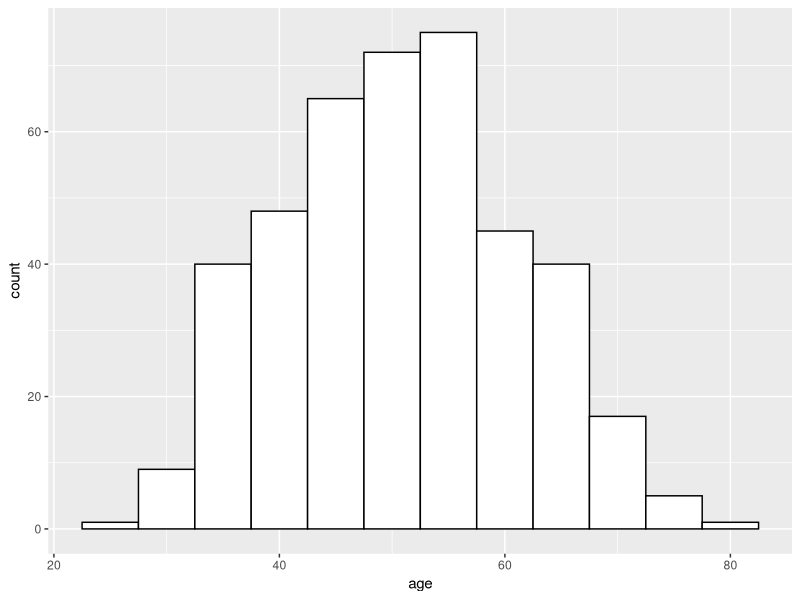
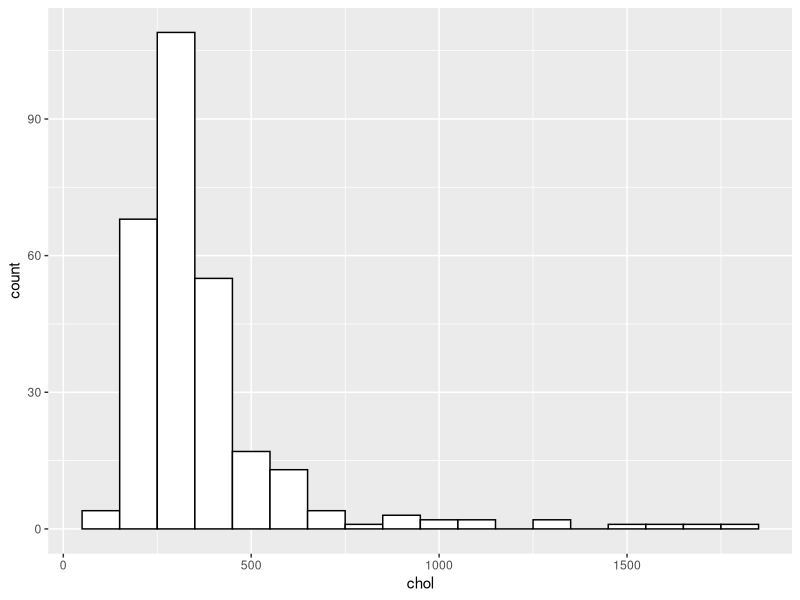
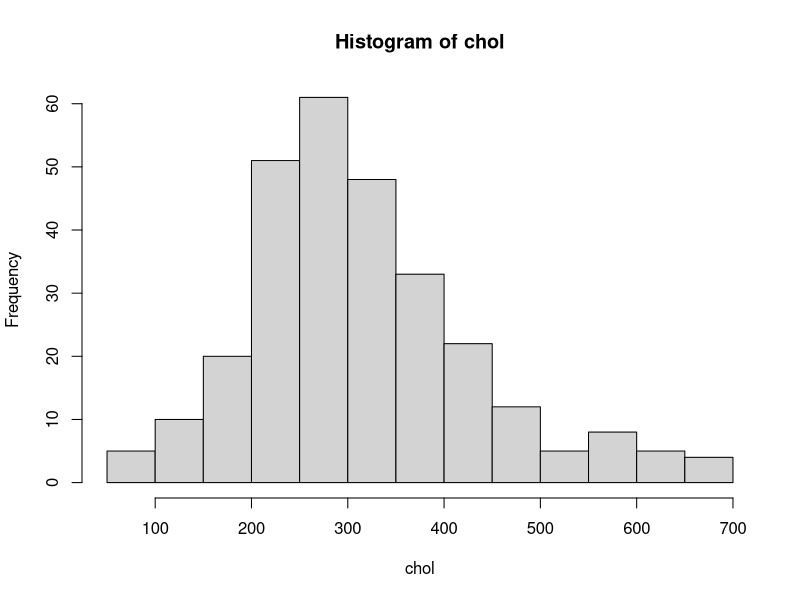

Here is the R script that generated these plots, in order:
## ---- chunk 1
knitr::opts_chunk$set(message=FALSE, fig.align = 'center')
## ---- chunk 2
library(tidyverse)

read.csv("pbc.tsv", sep = "\t")
## ---- chunk 3
data = matrix(c(80, 40, 40, 50), ncol=2, nrow=2)
colnames(data)= c("pancreatic cancer", "no pancreatic cancer")
row.names(data)= c("smoker", "no smokers")
data
## ---- chunk 4
is_smoker = (80+40)/sum(data)
has_pancreatic_cancer = (80+40)/sum(data)
smoker_and_cancer = 80 / sum(data)
is_smoker + has_pancreatic_cancer - smoker_and_cancer
## ---- chunk 5
    abs(180-150) / sqrt(36)
## ---- chunk 6
    round(abs(140-150) / sqrt(36), digits = 2)
## ---- chunk 7
    sprintf("%g cm", 150 - (1.4 * sqrt(36)))
## ---- chunk 8
    x = 1.96 * sqrt(36)
    sprintf("The tallest is %g cm", 150 + x)
    sprintf("The shortest is %g cm", 150 - x)
## ---- chunk 9
    random_pop = rnorm(n = 4000, mean = 150, sd = 6)
    sum(150-x < random_pop & random_pop < 150+x) / length(random_pop)
## ---- chunk 10
    sprintf("shortest : %g, tallest : %g", 
            quantile(rnorm(4000, 150, 6), 0.025),
            quantile(rnorm(4000, 150, 6), 0.975))
## ---- chunk 11
height <- function(height) {
  x <- (height - 150) / sqrt(36)
  y <- 0
  z <- 0
  if (height > 150) {
    y <- "above"
  } else {
    y <- "below"
  }
  if (x > 1) {
    z <- "very tall"
  } else if (x > 0) {
    z <- "slightly taller than average"
  } else if (x > -1) {
    z <- "slightly shorter than average"
  } else {
    z <- "very short"
  }
  sprintf("The individual is %.2f SDs %s average height. In other words, this person is %s.", abs(x), y, z)
}
## ---- chunk 12
patients <- c(50,30,20,10,10)
lesions <- c(0,1,2,3,4)

s <- 0
for (i in 1:5){
  s <- s + (patients[i]*lesions[i])
  ans <- s / sum(patients)
}
sprintf("The mean is %.2f", ans)

## ---- chunk 13
pbc <- read.csv("pbc.tsv", sep = "\t")
## ---- chunk 14
    ggplot(data = pbc, aes(age))+
      geom_histogram(color = 'black',
                     fill = 'white',
                     binwidth = 5)

## ---- chunk 15
    summary(pbc$age)
## ---- chunk 16
    ggplot(data = pbc, aes(chol))+
       geom_histogram(color = 'black',
                     fill = 'white',
                     binwidth = 100)

## ---- chunk 17
summary(pbc$chol)
## ---- chunk 18
chol <- na.omit(pbc[["chol"]])
for (i in 1:length(chol)){
  if (chol[i] > 800){
    chol[i] = chol[i] / 10
  }
}
hist(chol)
## ---- chunk 19
summary(chol)
## ---- chunk 20
    a <- c()
    for (i in 1:nrow(pbc)){
      a[i] <- abs(pbc$bili[i] - mean(pbc$bili))
    }
    median(a)

## ---- chunk 21
    nrow(pbc %>%
           filter(sex == "m" & edema == 1)) / 
      nrow(pbc %>%
             filter(sex == "m"))
## ---- chunk 22

    x = nrow(pbc %>%
               filter(sex == "f" &trt == 1)) / 
      nrow(pbc %>% 
             filter(sex == "f"))
    sprintf("The probability of being on D-penicillamine given that you are     female is %.2f", x)


## ---- chunk 23
# P(F)
P_f <- nrow(pbc %>% filter(sex == "f")) /
      nrow(pbc)
# P(D)
P_d <- nrow(pbc %>% filter(trt == 1)) /
      nrow(pbc)
# P(F and D)
P_fd <- nrow(pbc %>% filter(sex == "f" & trt == 1)) /
      nrow(pbc)

P_f * P_d - P_fd
## ---- chunk 24
Qf <- nrow(pbc[pbc$age>50,]) / nrow(pbc)
sprintf("The probability of being older than 50 is %.2f", Qf)
## ---- chunk 25
    g <- nrow(pbc %>%
                filter(ascites == 1)) / nrow(pbc)
    sprintf("The probability of a patient having ascites is %.4f", g)
## ---- chunk 26
    Q_i <- nrow(pbc %>%
              filter(copper > 200 & platelet > 400)) / nrow(pbc)
    sprintf("The probability of having a albumin level above 200 and            platelet count above 400 is %.4f", Q_i)
## ---- chunk 27
# P(S)
P_s <- nrow(pbc %>% filter(spiders == 1)) / nrow(pbc)
for (x in 1:3) {
  P_dx <- nrow(pbc %>%
                 filter(stage == x)) / nrow(pbc)
  P_s_dx <- nrow(pbc %>%
                   filter(spiders == 1 &
                            stage == x)) / nrow(pbc)
  k <- sprintf("For the stage %g, the P(S&d%g) is %.4f and P(S)*P(dx) is  %.4f.", x, x, P_s_dx, P_s * P_dx)
  print(k)
}
## ---- chunk 28
    nrow(pbc %>% filter(spiders == 1 & trt == 1)) / 
      nrow(pbc %>% filter(trt == 1))

## ---- chunk 29
sessionInfo()
